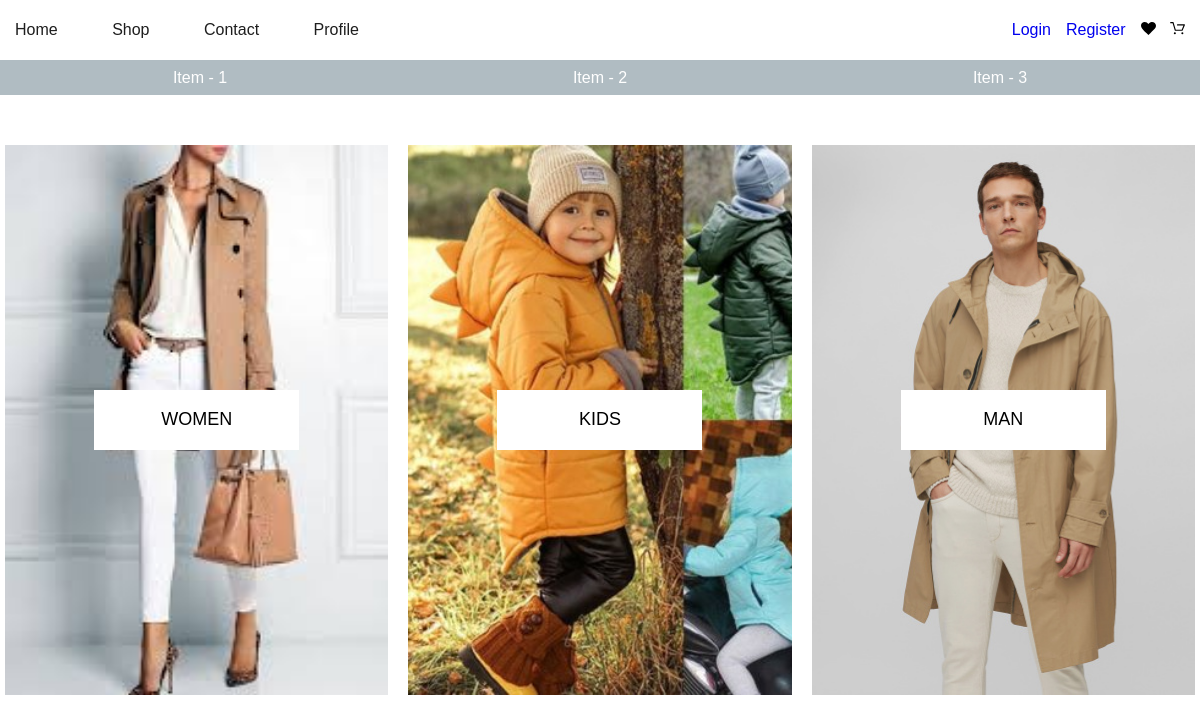
/catalog, run on the app's committed database.
### mainApp/models.py (models this page shows, shortened)
class Category(MPTTModel):
    title = m.CharField(max_length=255, verbose_name="Имя категории", unique=True)
    parent = TreeForeignKey("self", on_delete=m.CASCADE, null=True, blank=True, related_name="children")
    photo = m.ImageField(upload_to="photos/category/%m/%d/", verbose_name="Фото Категорий",
                         default="empty.jfif")
    is_published = m.BooleanField(default=True, verbose_name="Опубликовано ?")
    created_dt = m.DateTimeField(auto_now_add=True, verbose_name="Дата создания")
    updated_dt = m.DateTimeField(auto_now=True, verbose_name="Дата оновления")
    slug = m.SlugField(max_length=255, unique=True, blank=True)
    class Meta:
        verbose_name = "Категория"
        verbose_name_plural = "Категории"
    class MPTTMeta:
        order_insertion_by = ["title"]

### mainApp/views.py (the view)
# urls.py: path('catalog', views.CatalogListView.as_view(), name='catalog'),
class CatalogListView(ListView):
    template_name = 'mainApp/catalog_gender.html'
    context_object_name = 'categories_sex'
    queryset = Category.objects.filter(level=0)

### basket/basket_class.py (called while the page is built)
    def __len__(self):
        return sum(item['qty'] for item in self.basket.values())

### basket/context_processors.py (called while the page is built)
def basket(request):
    return {'basket': Basket(request)}

### mainApp/templates/mainApp/catalog_gender.html
{% extends 'base.html' %}
{% load static %}
{% block content %}
<div class="container">
  <div class="catalog">
    {% for category in categories_sex %}
    <div class="catalog__item" style="background:no-repeat url('{{ category.photo.url }}'); background-size: cover">
      <a href="{% url 'catalog_sex' category.slug %}" class="catalog__btn"><span>{{ category.title }}</span></a>
    </div>
    {% endfor %}
  </div>
</div>
{% endblock %}

### mainApp/static/mainApp/css/home.css (style rules this page uses)
*, *::before, *::after { box-sizing: border-box; }
a { text-decoration: none; }
.container { width: 100%; max-width: 1200px; margin: 0 auto; padding: 0; }
body { margin: 0; color: #1e1e1e; font-family: "Amatic", sans-serif; }

### mainApp/static/mainApp/css/shop.css (style rules this page uses)
.catalog { margin: 50px 5px 0px; display: flex; height: 550px; }
.catalog__item { display: flex; width: 33.3333%; justify-content: center; align-items: center; }
.catalog__item:not(:last-child) { margin-right: 20px; }
.catalog__btn { display: flex; justify-content: center; align-items: center; background-color: #fff; width: 205px; height: 60px; cursor: pointer; transition: background-color .3s; }
.catalog__btn span { font-family: "Amatic", sans-serif; text-transform: uppercase; font-size: 18px; line-height: 1.2; color: black; transition: color .3s; }

### data on the page
Category: photo (picture), title "WOMEN"
Category: photo (picture), title "KIDS"
Category: photo (picture), title "MAN"
